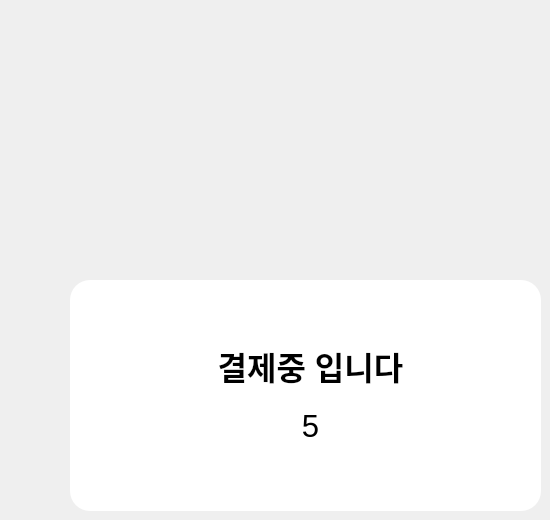
   <widget class="QWidget" name="page_9">
    <widget class="QFrame" name="frame_6">
     <property name="geometry">
      <rect>
       <x>70</x>
       <y>280</y>
       <width>471</width>
       <height>231</height>
      </rect>
     </property>
     <property name="styleSheet">
      <string notr="true">border-radius:20px;
background-color: rgb(255, 255, 255);</string>
     </property>
     <property name="frameShape">
      <enum>QFrame::StyledPanel</enum>
     </property>
     <property name="frameShadow">
      <enum>QFrame::Raised</enum>
     </property>
     <widget class="QLabel" name="label_66">
      <property name="geometry">
       <rect>
        <x>130</x>
        <y>60</y>
        <width>221</width>
        <height>51</height>
       </rect>
      </property>
      <property name="font">
       <font>
        <pointsize>24</pointsize>
        <weight>75</weight>
        <bold>true</bold>
       </font>
      </property>
      <property name="text">
       <string>결제중 입니다</string>
      </property>
      <property name="alignment">
       <set>Qt::AlignCenter</set>
      </property>
     </widget>
     <widget class="QLabel" name="time_text">
      <property name="geometry">
       <rect>
        <x>110</x>
        <y>130</y>
        <width>261</width>
        <height>31</height>
       </rect>
      </property>
      <property name="font">
       <font>
        <pointsize>23</pointsize>
       </font>
      </property>
      <property name="text">
       <string>5</string>
      </property>
      <property name="alignment">
       <set>Qt::AlignCenter</set>
      </property>
     </widget>
    </widget>
   </widget>
